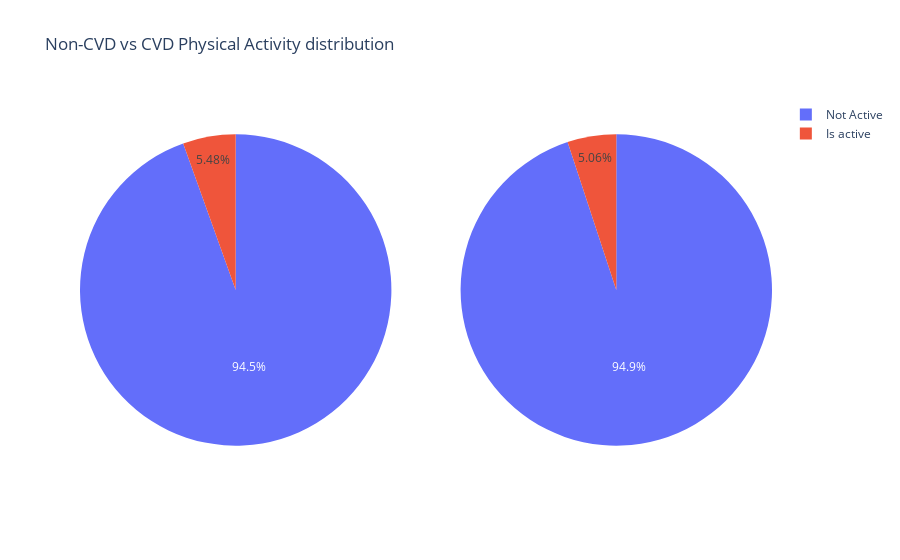

Write notebook code for a chart like this one.
### Markdown cell above
##### Physical activity

### Code cell
#Physical Activity
cvd = cleanedData.loc[cleanedData['cardio'] == 1, 'alco'].copy()
non_cvd = cleanedData.loc[cleanedData['cardio'] == 0, 'alco'].copy()

fig = make_subplots(rows=1, cols=2, specs=[[{"type": "pie"}, {"type": "pie"}]])

fig.update_layout(title_text="Non-CVD vs CVD Physical Activity distribution", template="plotly_white")
fig.add_trace(go.Pie(values=non_cvd.value_counts().values,labels=['Not Active', 'Is active']),row=1, col=1)
fig.add_trace(go.Pie(values=cvd.value_counts().values,labels=['Not Active', 'Is active']),row=1, col=2)
fig.show()

### Figure 1 — Plotly figure (JSON) as saved in the notebook; plotly's stock layout.template omitted (floating-point values rounded to 4 significant figures)
{"data": [{"domain": {"x": [0, 0.45], "y": [0, 1]}, "labels": ["Not Active", "Is active"], "type": "pie", "values": [32345, 1874]}, {"domain": {"x": [0.55, 1], "y": [0, 1]}, "labels": ["Not Active", "Is active"], "type": "pie", "values": [31398, 1675]}], "layout": {"title": {"text": "Non-CVD vs CVD Physical Activity distribution"}}}
